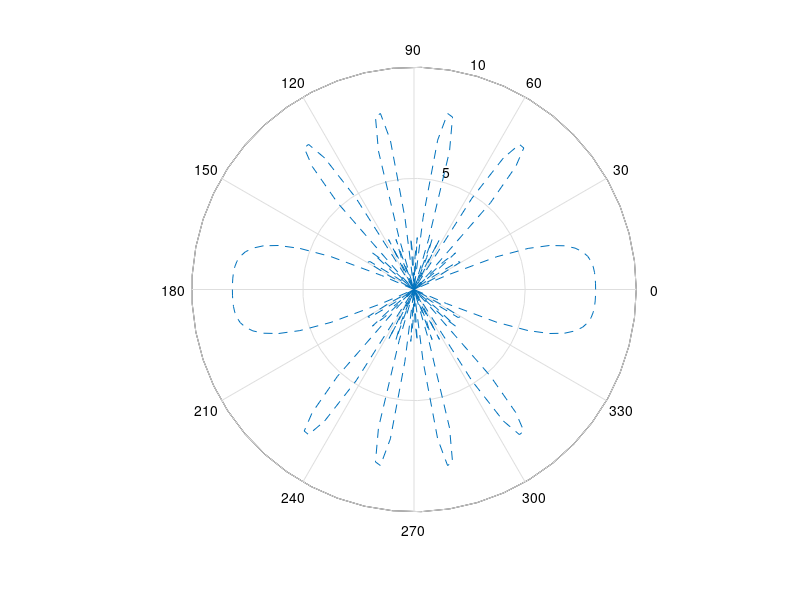

Source code (MATLAB):
%EFIELD4 Radiation pattern for a linear array of dipoles (xy-plane)
%
%   The array axis is the x-axis (cf. Fig. 6.10 of Chapter 6)
%   The dipole axis is the z-axis (cf. Fig. 6.10 of Chapter 6)
%   Uses the array factor without mutual coupling - Eq. (6.15)
%   and Eq.(6.16)
%
%   The following parameters need to be specified:
%   
%   Frequency (Hz)                  f
%   Dipole spacing (m)              d
%   Number of array elements        N
%   Incremental phase shift (rad)   delta 
%   Number of points per pattern    NumPoints
%
%   Copyright 2002 AEMM. Revision 2002/03/06 
%   Chapter 6

%hold on
d=10;               % dipole spacing, m
f=75e6;             % frequency in Hz
k=2*pi*f/3e8;       % wavenumber
delta=-1.000*pi;    % phase shift 
N=4;                % number of array elements


%xy-pattern
NumPoints=201;
epsilon=1e-9;
for i=1:NumPoints
   phi(i)=(i-1)*pi/((NumPoints-1)/2);
   psi(i)=k*d*cos(phi(i))+delta+epsilon;
   ArrayFactor(i)=abs( sin(N*psi(i)/2)/sin(psi(i)/2) );
end
PolarXY=10*log10(ArrayFactor)+2.15;
polar(phi,max(PolarXY,0),'--');
